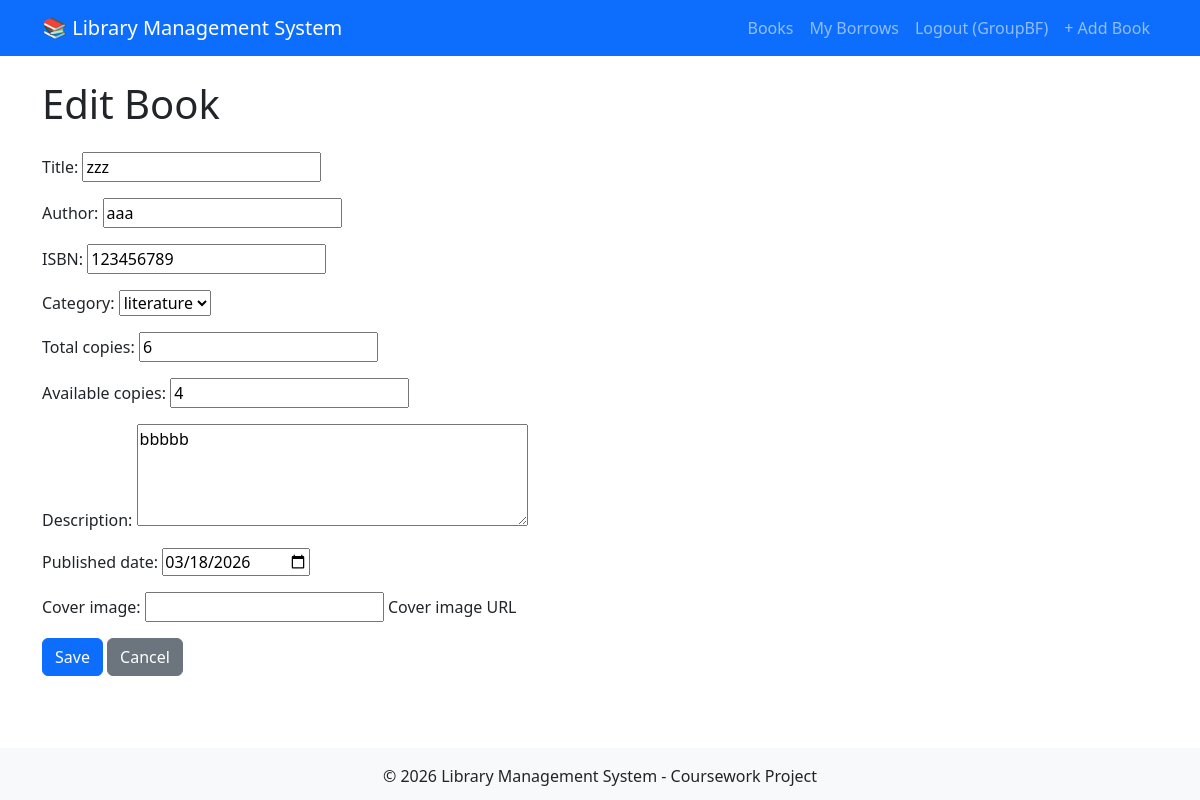
The page /books/2/update/ (signed in) on the database its author committed.
### books/models.py (models this page shows, shortened)
class Book(models.Model):
    title = models.CharField(max_length=200)
    author = models.CharField(max_length=100)
    isbn = models.CharField('ISBN', max_length=13, unique=True)
    category = models.ForeignKey(Category, on_delete=models.SET_NULL, null=True, related_name='books')
    total_copies = models.PositiveIntegerField('total copies', default=1)
    available_copies = models.PositiveIntegerField('available copies', default=1)
    description = models.TextField(blank=True)
    published_date = models.DateField(null=True, blank=True)
    cover_image = models.URLField(blank=True, help_text='Cover image URL')

### books/views.py (the view)
# urls.py: path('books/<int:book_id>/update/', views.book_update, name='book_update'),
@staff_member_required
def book_update(request, book_id):
    book = get_object_or_404(Book, id=book_id)
    if request.method == 'POST':
        form = BookForm(request.POST, instance=book)
        if form.is_valid():
            form.save()
            messages.success(request, 'Book updated successfully')
            return redirect('books:book_detail', book_id=book.id)
    else:
        form = BookForm(instance=book)
    return render(request, 'books/book_form.html', {'form': form, 'title': 'Edit Book'})

### books/forms.py
class BookForm(forms.ModelForm):
    class Meta:
        model = Book
        fields = ['title', 'author', 'isbn', 'category', 'total_copies', 'available_copies', 'description', 'published_date', 'cover_image']
        widgets = {
            'published_date': forms.DateInput(attrs={'type': 'date'}),
            'description': forms.Textarea(attrs={'rows': 4}),
        }

### books/models.py (called while the page is built)
    def __str__(self):
        return self.name

### books/templates/books/book_form.html (shortened to what this page needs)
{% extends 'books/base.html' %}
{% block content %}
<h1 class="mb-4">{{ title }}</h1>
<form method="post">
    {{ form.as_p }}
    <button type="submit" class="btn btn-primary">Save</button>
    <a href="{% url 'books:book_list' %}" class="btn btn-secondary">Cancel</a>
</form>
{% endblock %}

### books/templates/books/base.html (shortened to what this page needs)
<!DOCTYPE html>
<html lang="en">
<head>
    <link href="https://cdn.jsdelivr.net/npm/bootstrap@5.3.0/dist/css/bootstrap.min.css" rel="stylesheet">
    {% load static %}
    <link rel="stylesheet" href="{% static 'books/css/custom.css' %}">
</head>
<body>
    <nav class="navbar navbar-expand-lg navbar-dark bg-primary">
        <div class="container">
            <a class="navbar-brand" href="{% url 'books:index' %}">📚 Library Management System</a>
            <div class="collapse navbar-collapse" id="navbarNav">
                <ul class="navbar-nav ms-auto">
                    <li class="nav-item">
                        <a class="nav-link" href="{% url 'books:book_list' %}">Books</a>
                    </li>
                    {% if user.is_authenticated %}
                        <li class="nav-item">
                            <a class="nav-link" href="{% url 'books:my_borrows' %}">My Borrows</a>
                        </li>
                        <li class="nav-item">
                            <form method="post" action="{% url 'logout' %}" style="display: inline;">
                                <button type="submit" class="btn nav-link" style="border: none; background: none;">Logout ({{ user.username }})</button>
                            </form>
                        </li>
                    {% endif %}
                    {% if user.is_staff %}
                        <li class="nav-item">
                            <a class="nav-link" href="{% url 'books:book_create' %}">+ Add Book</a>
                        </li>
                    {% endif %}
                </ul>
            </div>
        </div>
    </nav>
    <main class="container my-4">
        {% block content %}{% endblock %}
    </main>
    <footer class="bg-light text-center py-3 mt-5">
        <p class="mb-0">© 2026 Library Management System - Coursework Project</p>
    </footer>
</body>
</html>

### books/static/books/css/custom.css (style rules this page uses)
body { display: flex; flex-direction: column; min-height: 100vh; }
main { flex: 1; }

### rows shown on the page
Book: title "zzz", author "aaa", isbn "123456789", category "literature", total_copies "6", available_copies "4", description "bbbbb", published_date "03/18/2026"

### other values the page prints
{{ user.username }} "GroupBF"
{{ title }} "Edit Book"
